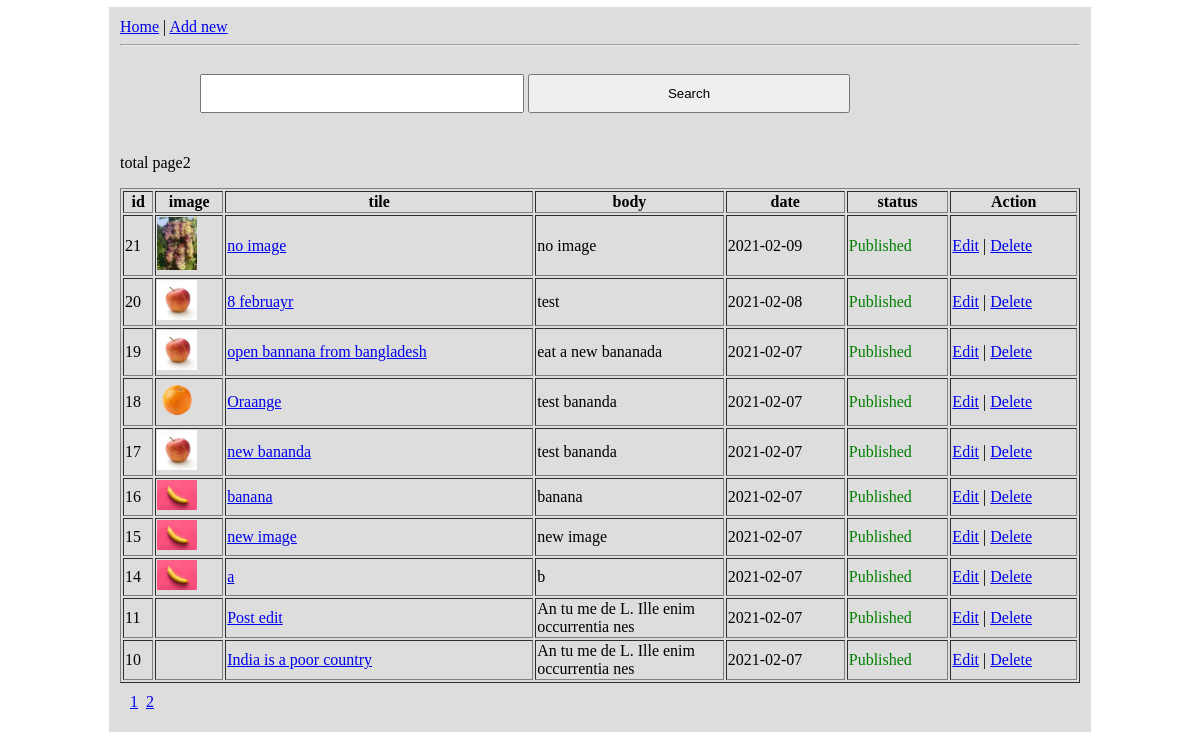
The app's page /admin/index.php with its own data.
### tables this page shows
CREATE TABLE `blog` (
  `id` int(11) NOT NULL,
  `title` varchar(255) NOT NULL,
  `body` text NOT NULL,
  `image` text NOT NULL,
  `status` tinyint(1) NOT NULL,
  `date` date NOT NULL DEFAULT current_timestamp(),
  `delete_status` int(1) NOT NULL DEFAULT 1
);

### admin/functions.php (called while the page is built, shortened)
<?php
function connection()
	{
		$host='localhost';
		$user='admin';
		$pass='123';
		$db = 'db_one';
		$con = mysqli_connect($host,$user,$pass,$db);
		return $con;
	}
	function get_data($limit='',$offset=''){
		$link = connection();
		if ($limit==''&&$offset=='') {
			$sql  = "SELECT * FROM blog WHERE delete_status != 0 ORDER BY id DESC";
		}
		else{
			$sql  = "SELECT * FROM blog WHERE delete_status != 0 ORDER BY id DESC LIMIT $limit OFFSET $offset ";
		}
		if (mysqli_query($link,$sql)) {
			$result=mysqli_query($link,$sql);
			return $result;
		}
		else{
			die('Query not correct'.mysqli_error($link));
		}
	}
 ?>

### admin/index.php (the view, shortened to what this page needs)
<?php include 'functions.php'; ?>
<?php include 'header.php'; ?>
<div style="padding: 20px; margin: 0 auto; width:800px;">
   <form action="search.php" method="get">
      <input type="text" name="s">
      <input type="submit" name="submit" value="Search">
   </form>
</div>
<?php
$limit = 10;
$offset = 0;
$total_row = mysqli_num_rows(get_data());
$total_page = ceil($total_row/$limit);
print '<p>total page'.$total_page.'</p>';
?>
<table border="1">
   <tr>
      <th>id</th>
      <th>image</th>
      <th>tile</th>
      <th>body</th>
      <th>date</th>
      <th>status</th>
      <th>Action</th>
   </tr>
<?php
   $result = get_data($limit,$offset);
   while ($rows = mysqli_fetch_assoc($result)):?>
<tr>
   <td><?= $rows['id']; ?></td>
   <td><img src="<?= $rows['image']; ?>" width="40"></td>
   <td><a href="view.php?id=<?= $rows['id']; ?>"><?= $rows['title']; ?></a></td>
   <td width="20%"><?= substr($rows['body'],0,40); ?></td>
   <td><?= $rows['date']; ?></td>
   <td>
     <?php if ($rows['status']==1) : ?>
        <span class="success">Published</span>
     <?php else: ?>
        <span class="error">Unpublished</span>
        }
     <?php endif;?>
   </td>
   <td>
      <a href="edit.php?id=<?= $rows['id']; ?>">Edit</a> |
   <a href="?status=delete&id=<?= $rows['id']; ?>">Delete</a></td>
</tr>
<?php endwhile;  ?>
</table>
<div style="clear: both;overflow: hidden;margin: 10px;width: 100px;">
   <?php
      for ($i=1; $i <= $total_page; $i++) {
         echo '<a href="?page='.$i.'">'.$i.'</a> &nbsp;';
      }
    ?>
 </div>
</div>
</body>
</html>

### admin/header.php (style rules this page uses)
input,textarea,select { width: 300px; padding: 10px; margin-bottom: 5px; }
input[type='submit'],input[type='reset'],select { width: 322px; }
.success { color:green; }

### records on screen
blog: id "21", image (picture), title "no image", body "no image", date "2021-02-09", status "Published"
blog: id "20", image (picture), title "8 februayr", body "test", date "2021-02-08", status "Published"
blog: id "19", image (picture), title "open bannana from bangladesh", body "eat a new bananada", date "2021-02-07", status "Published"
blog: id "18", image (picture), title "Oraange", body "test bananda", date "2021-02-07", status "Published"
blog: id "17", image (picture), title "new bananda", body "test bananda", date "2021-02-07", status "Published"
blog: id "16", image (picture), title "banana", body "banana", date "2021-02-07", status "Published"
blog: id "15", image (picture), title "new image", body "new image", date "2021-02-07", status "Published"
blog: id "14", image (picture), title "a", body "b", date "2021-02-07", status "Published"
blog: id "11", title "Post edit", body "An tu me de L. Ille enim occurrentia nes", date "2021-02-07", status "Published"
blog: id "10", title "India is a poor country", body "An tu me de L. Ille enim occurrentia nes", date "2021-02-07", status "Published"

### other values on screen
$total_page "2"
